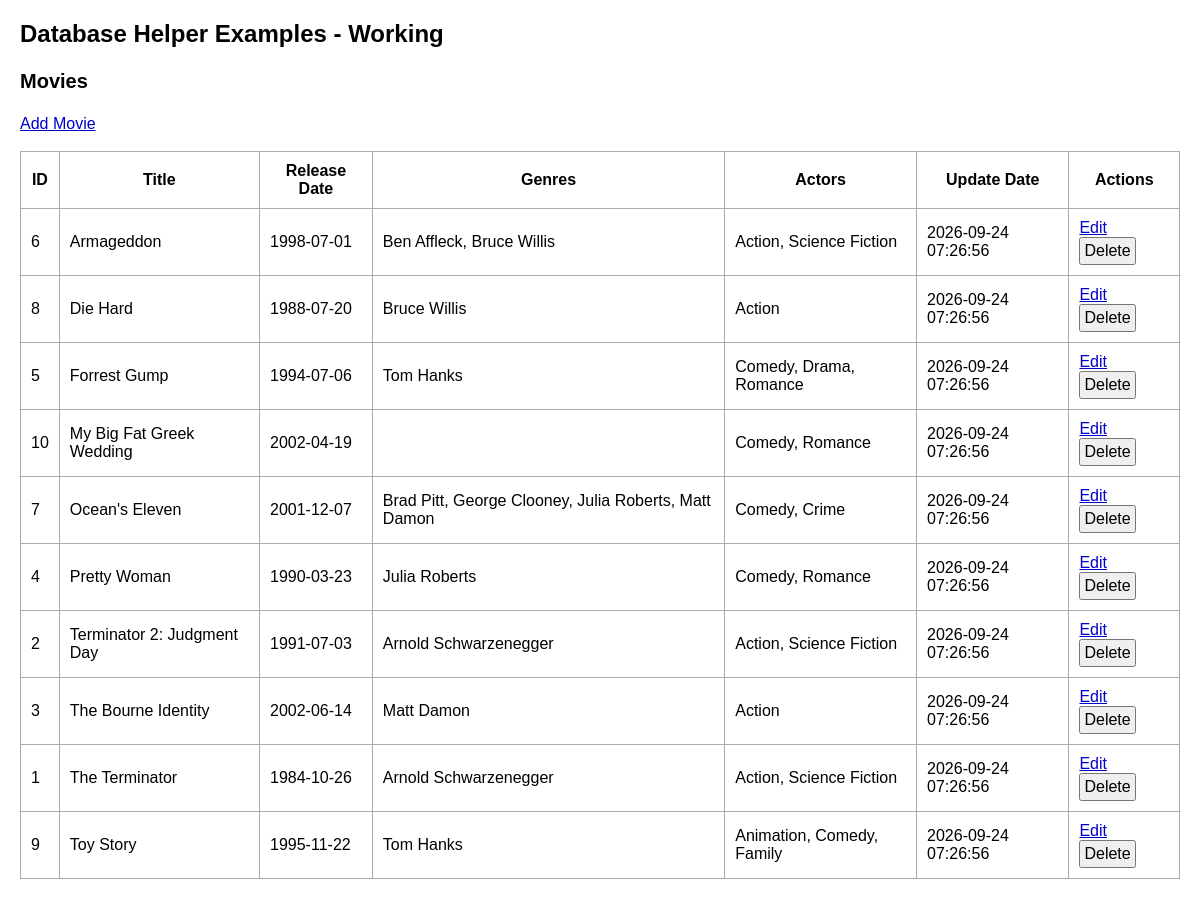
The app's page /examples/working.php with its own data.
### tables this page shows
CREATE TABLE `movies` (
  `id` int(10) UNSIGNED NOT NULL,
  `title` varchar(255) NOT NULL,
  `release_date` date NOT NULL,
  `updated_date` datetime NOT NULL
);

### DatabaseHelper.class.php (called while the page is built, shortened)
<?php
class DatabaseHelper
{
    private $connection = null;
    private $sql = '';
    private $returnType = '';
    private $binds = array();
    private $keyField = '';
    public function __construct($dbName, $host, $user, $pass)
    {
        $dbName = $this->checkIdentifier($dbName, '__construct() dbname');
        $opt = array(
            PDO::ATTR_ERRMODE            => PDO::ERRMODE_SILENT,
            PDO::ATTR_DEFAULT_FETCH_MODE => PDO::FETCH_ASSOC,
            PDO::ATTR_EMULATE_PREPARES   => false,
        );
        try {
            $this->connection = new PDO(
                'mysql:host=' . $host . ';dbname=' . $dbName . ';charset=utf8mb4',
                $user,
                $pass,
                $opt
            );
        } catch (PDOException $e) {
            $this->connection = null;
            $this->exitProgramError($e->getMessage(), true);
            return;
        }
        $this->skipQueries = false;
    }
    public function all($sql, $binds = array(), $keyField = '')
    {
        $this->returnType = 'all';
        $this->sql = $sql;
        $this->binds = $binds;
        $this->keyField = $keyField;
        return $this->makeQuery();
    }
    private function makeQuery()
    {
        $sql = $this->sql;
        $this->sql = $sql = trim($sql);
        $binds = $this->binds;
        if (empty($binds)) {
            $binds = array();
        }
        if (!empty($this->settings['delete_and_update_require_where'])) {
            $sqlFirst6Lc = strtolower(substr($sql, 0, 6));
        }
        $statement = $this->connection->prepare($sql);
        $success = $statement->execute();
        return $this->getReturnValue($statement);
    }
    function querySuccess($statement)
    {
        if ($statement) {
            $rowCount = $statement->rowCount();
        }
        $sqlFirst6Lc = strtolower(substr(trim($this->sql), 0, 6));
        $type = $this->returnType;
    }
    private function getReturnValue($statement)
    {
        $type = $this->returnType;
        $keyField = $this->keyField;
        if ($type == 'all') {
            $fetchAll = $statement->fetchAll(PDO::FETCH_ASSOC);
            if (empty($keyField)) {
                return $fetchAll;
            }
            $ar = array();
            return $ar;
        }
        return true;
    }
    private function checkIdentifier($identifier, $type, $isBind = false)
    {
        return $identifier;
    }
    private function getReturnInvalid()
    {
        $type = $this->returnType;
        return array();
    }
    private function resetInfo()
    {
        $this->sql = '';
        $this->returnType = '';
        $this->binds = array();
        $this->keyField = '';
        $this->valueField = '';
    }
}

### examples/working.php (the view, shortened to what this page needs)
<?php
require_once('../DatabaseHelper.class.php');
$db = new DatabaseHelper(
    'db_class_movies',
    'localhost',
    'root',
    ''
);
function getMovies()
{
    global $db;
    $sql = 'SELECT
            M.*,
            GROUP_CONCAT(DISTINCT A.name ORDER BY A.name SEPARATOR ", ") AS actor_list,
            GROUP_CONCAT(DISTINCT G.genre ORDER BY G.genre SEPARATOR ", ") AS genre_list
        FROM movies as M
        LEFT JOIN movie_actor as MA ON MA.movie_id = M.id
        LEFT JOIN actors as A ON a.id = MA.actor_id
        LEFT JOIN movie_genre as MG ON MG.movie_id = M.id
        LEFT JOIN genres as G ON G.id = MG.genre_id
        GROUP BY M.id
        ORDER BY M.title ASC, M.release_date DESC';
    return $db->all($sql);
}
function viewMovies($message = '')
{
    $movies = getMovies();
    pageHeader();
?>
    <h2>Movies</h2><br>
    <a href="<?php echo htmlspecialchars($_SERVER['PHP_SELF']); ?>?method=add_movie">Add Movie</a><br><br>
    <table>
        <thead>
            <tr>
                <th>ID</th>
                <th>Title</th>
                <th>Release Date</th>
                <th>Genres</th>
                <th>Actors</th>
                <th>Update Date</th>
                <th>Actions</th>
            </tr>
        </thead>
        <tbody>
            <?php foreach ($movies as $movie) { ?>
                <tr>
                    <td><?php echo htmlspecialchars($movie['id']); ?></td>
                    <td><?php echo htmlspecialchars($movie['title']); ?></td>
                    <td><?php echo htmlspecialchars($movie['release_date']); ?></td>
                    <td><?php echo htmlspecialchars($movie['actor_list']); ?></td>
                    <td><?php echo htmlspecialchars($movie['genre_list']); ?></td>
                    <td><?php echo htmlspecialchars($movie['updated_date']); ?></td>
                    <td class="actions">
                        <a href="<?php echo htmlspecialchars($_SERVER['PHP_SELF']); ?>?method=edit_movie&amp;movie_id=<?php echo urlencode($movie['id']); ?>">Edit</a> &nbsp;
                        <form class="inline" method="post" action="<?php echo htmlspecialchars($_SERVER['PHP_SELF']); ?>"
                            onsubmit="return confirm('Delete this movie?');">
                            <button type="submit">Delete</button>
                        </form>
                    </td>
                </tr>
            <?php } ?>
        </tbody>
    </table>
<?php
    pageFooter();
}
?>
<?php
function pageHeader()
{
?>
    <!DOCTYPE html>
    <html>
    <head>
        <link rel="stylesheet" href="./style.css">
    </head>
    <body>
        <h1>Database Helper Examples - Working</h1>
        <br>
    <?php
}
function pageFooter()
{
    ?>
    </body>
    </html>
<?php
}
$method = '';
switch ($method) {
    default:
        viewMovies();
        break;
}

### examples/style.css (style rules this page uses)
* { box-sizing: border-box; }
html { margin: 0; padding: 0; }
body { margin: 0; padding: 20px; }
body, h1, h2, h3, input, td, td, textarea { font-family: Arial, 'Helvetica Neue', Helvetica, sans-serif; font-size: 16px; }
h1 { font-size: 24px; margin: 0; padding: 0 0 4px 0; font-weight: bold; }
h2 { font-size: 20px; margin: 0; padding: 0 0 4px 0; font-weight: bold; }
input, button, select, textarea { width: 100%; padding: 3px; font-size: 16px; max-width: 260px; }
a, a:link, a:visited { color: #00c; text-decoration: underline; }
table { border-collapse: collapse; }
table td, table th { padding: 10px; border: 1px solid #aaa; }
form { display: inline-block; }

### records on screen
movies: id "6", title "Armageddon", release_date "1998-07-01", actor_list "Ben Affleck, Bruce Willis", genre_list "Action, Science Fiction", updated_date "2026-09-24 07:26:56"
movies: id "8", title "Die Hard", release_date "1988-07-20", actor_list "Bruce Willis", genre_list "Action", updated_date "2026-09-24 07:26:56"
movies: id "5", title "Forrest Gump", release_date "1994-07-06", actor_list "Tom Hanks", genre_list "Comedy, Drama, Romance", updated_date "2026-09-24 07:26:56"
movies: id "10", title "My Big Fat Greek Wedding", release_date "2002-04-19", genre_list "Comedy, Romance", updated_date "2026-09-24 07:26:56"
movies: id "7", title "Ocean's Eleven", release_date "2001-12-07", actor_list "Brad Pitt, George Clooney, Julia Roberts, Matt Damon", genre_list "Comedy, Crime", updated_date "2026-09-24 07:26:56"
movies: id "4", title "Pretty Woman", release_date "1990-03-23", actor_list "Julia Roberts", genre_list "Comedy, Romance", updated_date "2026-09-24 07:26:56"
movies: id "2", title "Terminator 2: Judgment Day", release_date "1991-07-03", actor_list "Arnold Schwarzenegger", genre_list "Action, Science Fiction", updated_date "2026-09-24 07:26:56"
movies: id "3", title "The Bourne Identity", release_date "2002-06-14", actor_list "Matt Damon", genre_list "Action", updated_date "2026-09-24 07:26:56"
movies: id "1", title "The Terminator", release_date "1984-10-26", actor_list "Arnold Schwarzenegger", genre_list "Action, Science Fiction", updated_date "2026-09-24 07:26:56"
movies: id "9", title "Toy Story", release_date "1995-11-22", actor_list "Tom Hanks", genre_list "Animation, Comedy, Family", updated_date "2026-09-24 07:26:56"
